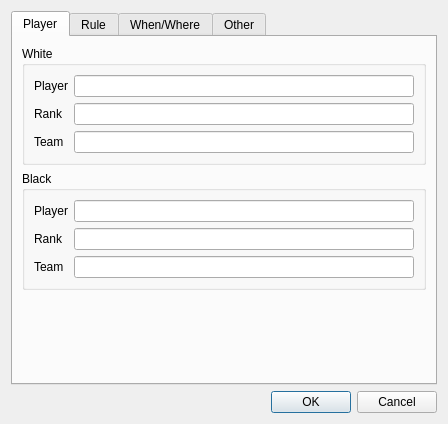
<?xml version="1.0" encoding="UTF-8"?>
<ui version="4.0">
 <class>GameInformationDialog</class>
 <widget class="QDialog" name="GameInformationDialog">
  <property name="geometry">
   <rect>
    <x>0</x>
    <y>0</y>
    <width>448</width>
    <height>424</height>
   </rect>
  </property>
  <property name="windowTitle">
   <string>Game Information</string>
  </property>
  <property name="windowIcon">
   <iconset>
    <normaloff>:/res/mgo.png</normaloff>:/res/mgo.png</iconset>
  </property>
  <layout class="QVBoxLayout" name="verticalLayout">
   <item>
    <widget class="QTabWidget" name="tabWidget">
     <property name="currentIndex">
      <number>0</number>
     </property>
     <property name="elideMode">
      <enum>Qt::ElideNone</enum>
     </property>
     <property name="documentMode">
      <bool>false</bool>
     </property>
     <widget class="QWidget" name="playerTab">
      <attribute name="title">
       <string>Player</string>
      </attribute>
      <layout class="QVBoxLayout" name="verticalLayout_2">
       <item>
        <widget class="QGroupBox" name="whiteGroupBox">
         <property name="title">
          <string>White</string>
         </property>
         <layout class="QFormLayout" name="formLayout">
          <item row="0" column="0">
           <widget class="QLabel" name="label">
            <property name="text">
             <string>Player</string>
            </property>
           </widget>
          </item>
          <item row="0" column="1">
           <widget class="QLineEdit" name="whitePlayer"/>
          </item>
          <item row="1" column="0">
           <widget class="QLabel" name="label_2">
            <property name="text">
             <string>Rank</string>
            </property>
           </widget>
          </item>
          <item row="1" column="1">
           <widget class="QLineEdit" name="whiteRank"/>
          </item>
          <item row="2" column="0">
           <widget class="QLabel" name="label_5">
            <property name="text">
             <string>Team</string>
            </property>
           </widget>
          </item>
          <item row="2" column="1">
           <widget class="QLineEdit" name="whiteTeam"/>
          </item>
         </layout>
        </widget>
       </item>
       <item>
        <widget class="QGroupBox" name="blackGroupBox">
         <property name="title">
          <string>Black</string>
         </property>
         <layout class="QFormLayout" name="formLayout_2">
          <item row="0" column="0">
           <widget class="QLabel" name="label_6">
            <property name="text">
             <string>Player</string>
            </property>
           </widget>
          </item>
          <item row="1" column="0">
           <widget class="QLabel" name="label_7">
            <property name="text">
             <string>Rank</string>
            </property>
           </widget>
          </item>
          <item row="1" column="1">
           <widget class="QLineEdit" name="blackRank"/>
          </item>
          <item row="2" column="0">
           <widget class="QLabel" name="label_8">
            <property name="text">
             <string>Team</string>
            </property>
           </widget>
          </item>
          <item row="2" column="1">
           <widget class="QLineEdit" name="blackTeam"/>
          </item>
          <item row="0" column="1">
           <widget class="QLineEdit" name="blackPlayer"/>
          </item>
         </layout>
        </widget>
       </item>
       <item>
        <spacer name="verticalSpacer">
         <property name="orientation">
          <enum>Qt::Vertical</enum>
         </property>
         <property name="sizeHint" stdset="0">
          <size>
           <width>20</width>
           <height>40</height>
          </size>
         </property>
        </spacer>
       </item>
      </layout>
     </widget>
     <widget class="QWidget" name="ruleTab">
      <attribute name="title">
       <string>Rule</string>
      </attribute>
      <layout class="QVBoxLayout" name="verticalLayout_4">
       <item>
        <widget class="QGroupBox" name="ruleGroupBox">
         <property name="title">
          <string>Rule</string>
         </property>
         <layout class="QFormLayout" name="formLayout_4">
          <property name="fieldGrowthPolicy">
           <enum>QFormLayout::AllNonFixedFieldsGrow</enum>
          </property>
          <item row="0" column="0">
           <widget class="QLabel" name="label_9">
            <property name="text">
             <string>Komi</string>
            </property>
           </widget>
          </item>
          <item row="0" column="1">
           <widget class="QLineEdit" name="komi"/>
          </item>
          <item row="1" column="0">
           <widget class="QLabel" name="label_3">
            <property name="text">
             <string>Handicap</string>
            </property>
           </widget>
          </item>
          <item row="1" column="1">
           <widget class="QLineEdit" name="handicap"/>
          </item>
          <item row="2" column="0">
           <widget class="QLabel" name="label_10">
            <property name="text">
             <string>Result</string>
            </property>
           </widget>
          </item>
          <item row="2" column="1">
           <widget class="QLineEdit" name="result"/>
          </item>
          <item row="3" column="0">
           <widget class="QLabel" name="label_13">
            <property name="text">
             <string>Time</string>
            </property>
           </widget>
          </item>
          <item row="3" column="1">
           <widget class="QLineEdit" name="time"/>
          </item>
          <item row="4" column="0">
           <widget class="QLabel" name="label_14">
            <property name="text">
             <string>OverTime</string>
            </property>
           </widget>
          </item>
          <item row="4" column="1">
           <widget class="QLineEdit" name="overTime"/>
          </item>
         </layout>
        </widget>
       </item>
       <item>
        <spacer name="verticalSpacer_2">
         <property name="orientation">
          <enum>Qt::Vertical</enum>
         </property>
         <property name="sizeHint" stdset="0">
          <size>
           <width>20</width>
           <height>40</height>
          </size>
         </property>
        </spacer>
       </item>
      </layout>
     </widget>
     <widget class="QWidget" name="gameInfoTab">
      <attribute name="title">
       <string>When/Where</string>
      </attribute>
      <layout class="QVBoxLayout" name="verticalLayout_3">
       <item>
        <widget class="QGroupBox" name="groupBox">
         <property name="title">
          <string>When and Where</string>
         </property>
         <layout class="QFormLayout" name="formLayout_3">
          <property name="fieldGrowthPolicy">
           <enum>QFormLayout::AllNonFixedFieldsGrow</enum>
          </property>
          <item row="0" column="0">
           <widget class="QLabel" name="label_4">
            <property name="text">
             <string>Game Name</string>
            </property>
           </widget>
          </item>
          <item row="0" column="1">
           <widget class="QLineEdit" name="gameName"/>
          </item>
          <item row="2" column="0">
           <widget class="QLabel" name="label_11">
            <property name="text">
             <string>Date</string>
            </property>
           </widget>
          </item>
          <item row="2" column="1">
           <widget class="QLineEdit" name="date"/>
          </item>
          <item row="1" column="0">
           <widget class="QLabel" name="label_15">
            <property name="text">
             <string>Round</string>
            </property>
           </widget>
          </item>
          <item row="1" column="1">
           <widget class="QLineEdit" name="round"/>
          </item>
          <item row="3" column="0">
           <widget class="QLabel" name="label_12">
            <property name="text">
             <string>Place</string>
            </property>
           </widget>
          </item>
          <item row="3" column="1">
           <widget class="QLineEdit" name="place"/>
          </item>
          <item row="4" column="0">
           <widget class="QLabel" name="label_16">
            <property name="text">
             <string>Event</string>
            </property>
           </widget>
          </item>
          <item row="4" column="1">
           <widget class="QLineEdit" name="event"/>
          </item>
         </layout>
        </widget>
       </item>
       <item>
        <spacer name="verticalSpacer_3">
         <property name="orientation">
          <enum>Qt::Vertical</enum>
         </property>
         <property name="sizeHint" stdset="0">
          <size>
           <width>20</width>
           <height>40</height>
          </size>
         </property>
        </spacer>
       </item>
      </layout>
     </widget>
     <widget class="QWidget" name="optionTab">
      <attribute name="title">
       <string>Other</string>
      </attribute>
      <layout class="QVBoxLayout" name="verticalLayout_5">
       <item>
        <widget class="QGroupBox" name="groupBox_2">
         <property name="title">
          <string>Other</string>
         </property>
         <layout class="QFormLayout" name="formLayout_5">
          <item row="0" column="0">
           <widget class="QLabel" name="label_17">
            <property name="text">
             <string>User</string>
            </property>
           </widget>
          </item>
          <item row="0" column="1">
           <widget class="QLineEdit" name="user"/>
          </item>
          <item row="1" column="0">
           <widget class="QLabel" name="label_18">
            <property name="text">
             <string>Source</string>
            </property>
           </widget>
          </item>
          <item row="1" column="1">
           <widget class="QLineEdit" name="source"/>
          </item>
          <item row="2" column="0">
           <widget class="QLabel" name="label_22">
            <property name="text">
             <string>opening</string>
            </property>
           </widget>
          </item>
          <item row="2" column="1">
           <widget class="QLineEdit" name="opening"/>
          </item>
          <item row="3" column="0">
           <widget class="QLabel" name="label_19">
            <property name="text">
             <string>Game Comment</string>
            </property>
           </widget>
          </item>
          <item row="3" column="1">
           <widget class="QPlainTextEdit" name="gameComment"/>
          </item>
          <item row="4" column="0">
           <widget class="QLabel" name="label_20">
            <property name="text">
             <string>Copyright</string>
            </property>
           </widget>
          </item>
          <item row="4" column="1">
           <widget class="QPlainTextEdit" name="copyright"/>
          </item>
          <item row="5" column="0">
           <widget class="QLabel" name="label_21">
            <property name="text">
             <string>Annotation</string>
            </property>
           </widget>
          </item>
          <item row="5" column="1">
           <widget class="QLineEdit" name="annotation"/>
          </item>
         </layout>
        </widget>
       </item>
      </layout>
     </widget>
    </widget>
   </item>
   <item>
    <widget class="QDialogButtonBox" name="buttonBox">
     <property name="orientation">
      <enum>Qt::Horizontal</enum>
     </property>
     <property name="standardButtons">
      <set>QDialogButtonBox::Cancel|QDialogButtonBox::Ok</set>
     </property>
    </widget>
   </item>
  </layout>
 </widget>
 <tabstops>
  <tabstop>whitePlayer</tabstop>
  <tabstop>whiteRank</tabstop>
  <tabstop>whiteTeam</tabstop>
  <tabstop>blackPlayer</tabstop>
  <tabstop>blackRank</tabstop>
  <tabstop>blackTeam</tabstop>
  <tabstop>buttonBox</tabstop>
  <tabstop>tabWidget</tabstop>
  <tabstop>komi</tabstop>
  <tabstop>handicap</tabstop>
  <tabstop>result</tabstop>
  <tabstop>time</tabstop>
  <tabstop>overTime</tabstop>
  <tabstop>gameName</tabstop>
  <tabstop>round</tabstop>
  <tabstop>date</tabstop>
  <tabstop>place</tabstop>
  <tabstop>event</tabstop>
  <tabstop>user</tabstop>
  <tabstop>source</tabstop>
  <tabstop>opening</tabstop>
  <tabstop>gameComment</tabstop>
  <tabstop>copyright</tabstop>
  <tabstop>annotation</tabstop>
 </tabstops>
 <resources/>
 <connections>
  <connection>
   <sender>buttonBox</sender>
   <signal>accepted()</signal>
   <receiver>GameInformationDialog</receiver>
   <slot>accept()</slot>
   <hints>
    <hint type="sourcelabel">
     <x>257</x>
     <y>414</y>
    </hint>
    <hint type="destinationlabel">
     <x>157</x>
     <y>274</y>
    </hint>
   </hints>
  </connection>
  <connection>
   <sender>buttonBox</sender>
   <signal>rejected()</signal>
   <receiver>GameInformationDialog</receiver>
   <slot>reject()</slot>
   <hints>
    <hint type="sourcelabel">
     <x>325</x>
     <y>414</y>
    </hint>
    <hint type="destinationlabel">
     <x>286</x>
     <y>274</y>
    </hint>
   </hints>
  </connection>
 </connections>
</ui>
